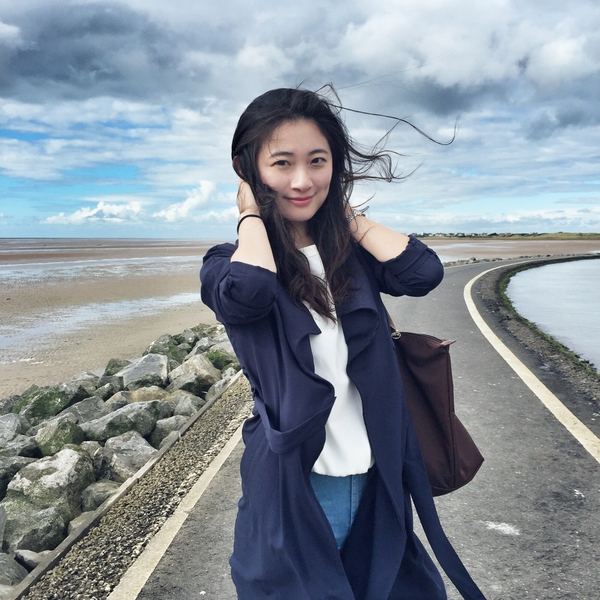
#> input picture PIL/img/img-blending-04.jpg, 600 x 600 px
$ python 09-img-blending.py   (older library calls are emulated)
#> lines starting #> are read from the running program, lines starting #| are printed output that depends on the picture
# -*- coding:utf-8 -*-
__author__ = "東飛"
__date__ = "2018-5-1"

from PIL import Image


# 1、使用 Image.blend() 接口
# 两幅图像进行合并时，按公式：blended_img = img1 * (1 – alpha) + img2* alpha 进行。
# 两张图片的大小必须一致
def blend_two_images():
    img1 = Image.open("./img/img-blending-05.jfif")
    img1.convert('RGBA')
    img1 = img1.resize((600, 400), Image.ANTIALIAS)

    img2 = Image.open("./img/img-blending-04.jpg")
    img2.convert('RGBA')
    img2 = img2.resize((600, 400), Image.ANTIALIAS)

    img = Image.blend(img1, img2, 0.3)
    img.show()
    # img.save("./img/img-blending.png")

    return


# 2、使用Image.composite()接口
# 该接口使用掩码（mask）的形式对两幅图像进行合并。
def blend_two_images2():
    img1 = Image.open("./img/img-blending-04.jpg")
#> img1 is the input picture: PIL image 600x600 RGB; mean R, G, B 134.5, 143.9, 153
    img1 = img1.convert('RGBA')
#> img1: PIL image 600x600 RGBA

    img2 = Image.open("./img/img-blending-06.jfif")
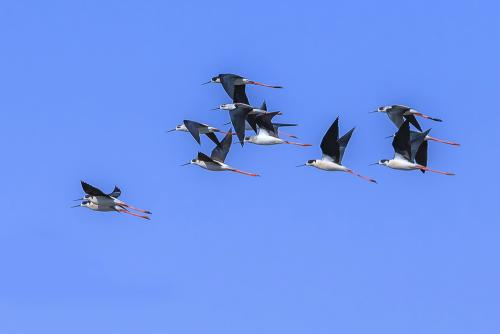
#> input picture PIL/img/img-blending-06.jfif, 500 x 334 px
#> img2 is the input picture: PIL image 500x334 RGB; mean R, G, B 110.1, 148.9, 240.7
    img2 = img2.convert('RGBA')
#> img2: PIL image 500x334 RGBA

    r, g, b, alpha = img2.split()
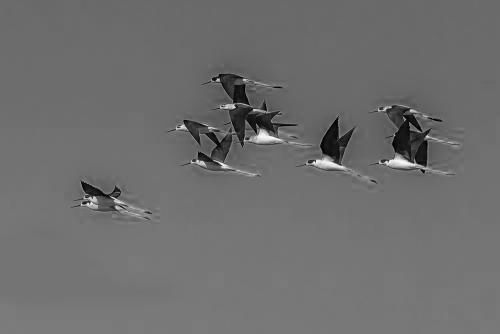
#> r: PIL image 500x334 L; min 0, max 255, mean 110.1
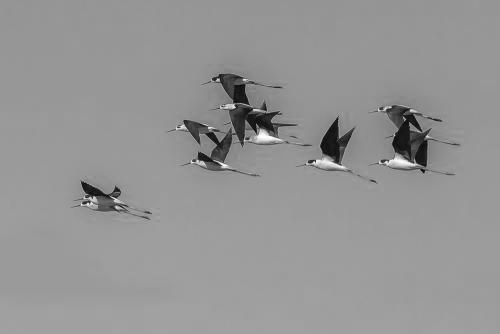
#> g: PIL image 500x334 L; min 0, max 255, mean 148.9
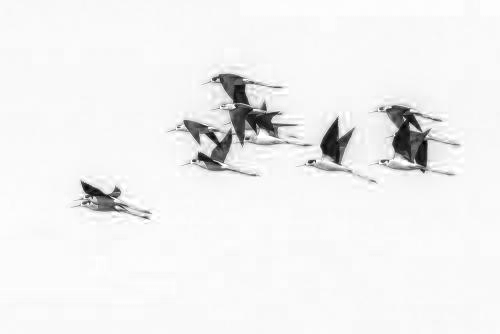
#> b: PIL image 500x334 L; min 0, max 255, mean 240.7
#> alpha: PIL image 500x334 L; every value is 255
    alpha = alpha.point(lambda i: i > 0 and 204)
#> alpha: PIL image 500x334 L; every value is 204

    img = Image.composite(img2, img1, alpha)
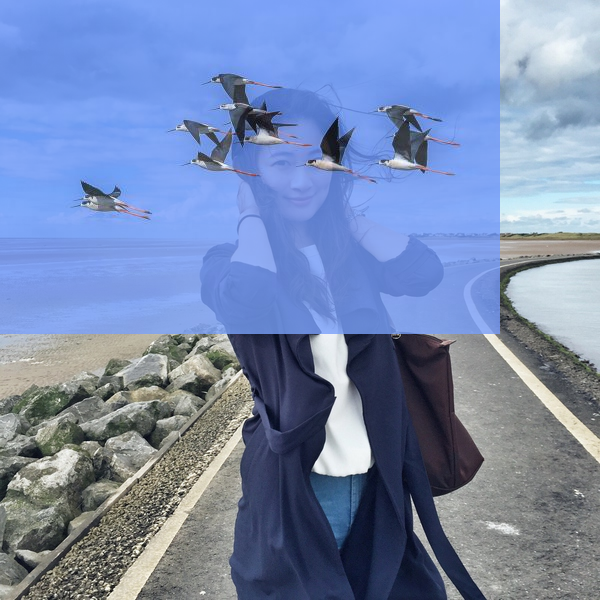
#> img: PIL image 600x600 RGBA; mean R, G, B, A 119, 137.7, 176.2, 255

    img.show()

    return


if __name__ == '__main__':
    # blend_two_images()
    blend_two_images2()
